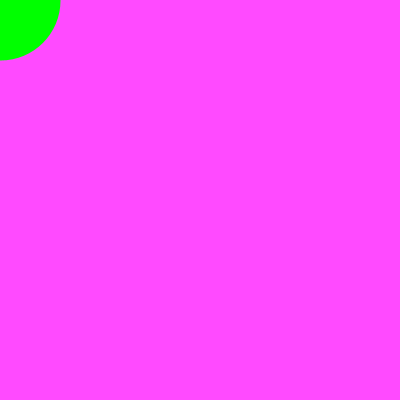
Frame 1 (no input)
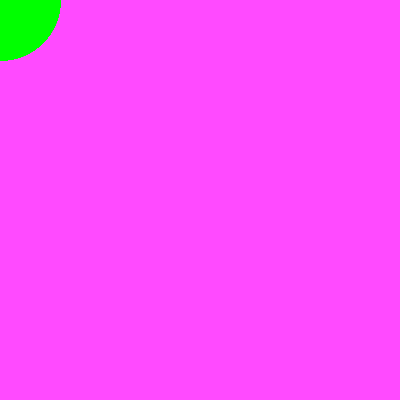
Frame 60 (the mouse pressed at the canvas centre just before this capture)
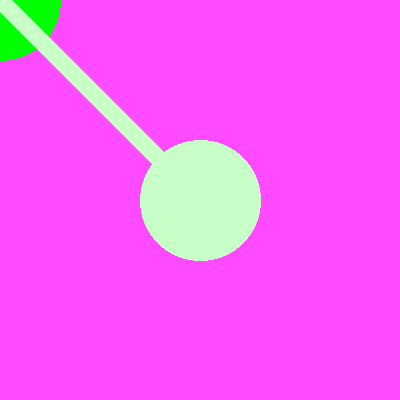
Frame 120 (the mouse held since frame 60 and released just before this capture)

The Processing sketch that drew these frames (run headless with seeded random() and noise(); from frame 60 on, the mouse is pressed at the canvas centre):

// Processing sketch: processing_11454
// ── processing_11454.pde

void setup(){
size(400,400);
smooth();
background(599,74,789);
frameRate(90);
}
void draw(){
stroke(mouseX, 360 , mouseY); //puedo hacer esto mejor?
float distance = dist(pmouseX, pmouseY, mouseX, mouseY);
float maxStroke = 300;
strokeWeight(maxStroke - constrain(distance, 180, maxStroke));
line(pmouseX, pmouseY, mouseX, mouseY);
}
void mouseClicked(){
//dibuja un rectangulo donde el mouse fue clickeado
ellipseMode(CENTER);
fill(mouseY, 27790, mouseX);
noStroke();
ellipse(mouseX, mouseY, 80, 30);
}
void keyPressed(){
//presiona tecla para borrar el Background
background(2290,649,367);
}
